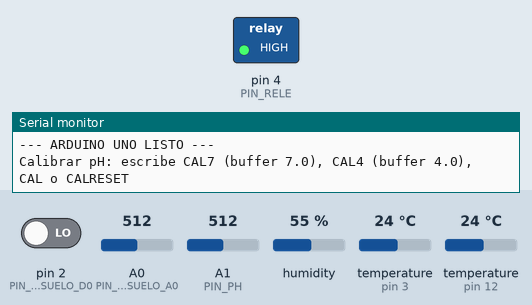
Bench run of a sketch on a simulated Arduino Uno, built with avr-gcc and run on an emulated ATmega328P. Shown: switched loads named in the sketch (green lamp = pin HIGH), the last lines printed to the serial monitor. The inputs (shaded band) are chosen by the test bench; at power-on: A0 (PIN_HUMSUELO_A0) = 512, pin 2 (PIN_HUMSUELO_D0) LOW, A1 (PIN_PH) = 512, humidity 55 %, temperature (sensors on pin 3, pin 12) 24 °C.

Above: at 1.2 s.
1.3 s: A0 (PIN_HUMSUELO_A0) set to 568
3.6 s: A0 (PIN_HUMSUELO_A0) set to 588
At 5.1 s:
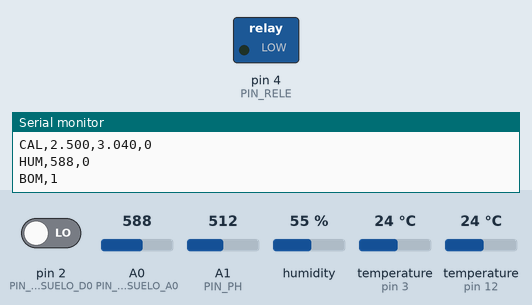
Timing chart, 0 to 21.5 s (numbered marks = the images above; inputs shaded):
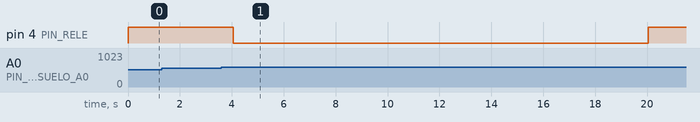

Measured:
- the behaviour switches between 580 and 581 on A0 (PIN_HUMSUELO_A0) (found by bisection; images 0 and 1)
- after the input at 3.6 s, pin 4 (PIN_RELE): HIGH → LOW after 0.45 s, → HIGH 16.0 s later

The sketch:

codigo_arduinouno.ino
```cpp
#include <SoftwareSerial.h>
#include <DHT.h>  // Librería "DHT sensor library" de Adafruit (+ "Adafruit Unified Sensor")
#include <OneWire.h> //Librería "Sensor de Temperatura DS18B20"
#include <DallasTemperature.h>
#include <EEPROM.h>  // guarda la calibración del pH para que sobreviva a reinicios


// Comunicación con el ESP32
// RX = Pin 10 (Recibe desde TX2 del ESP32)
// TX = Pin 11 (Envía hacia el divisor de voltaje / RX2 del ESP32)
SoftwareSerial espSerial(10, 11);

// Sensor de humedad suelo LM393
#define PIN_HUMSUELO_A0 A0   // Salida analógica (A0 del módulo)
#define PIN_HUMSUELO_D0 2    // Salida digital (D0 del módulo)


// Riego: relé en D4 que enciende la minibomba de agua.
// Histéresis: enciende bajo HUM_MIN y apaga al llegar a HUM_MAX (rango objetivo 70-80 %).
#define PIN_RELE 4
const bool RELE_ACTIVO_BAJO = true;   // true = el relé enciende con LOW (lo común en módulos de 1 canal); false = con HIGH
const int HUM_MIN = 70;               // % por debajo del cual se riega
const int HUM_MAX = 80;               // % al que se deja de regar
// Mismos valores de calibración del LM393 que ADC_SECO / ADC_MOJADO del .env del servidor
const int ADC_SECO = 1000;
const int ADC_MOJADO = 400;
// Seguridad: la humedad tarda en subir tras el riego; se riega en pulsos para no encharcar
const unsigned long RIEGO_MAX_MS = 15000UL;    // máximo encendido seguido
const unsigned long RIEGO_PAUSA_MS = 60000UL;  // pausa obligatoria tras un pulso para que el agua se reparta
bool bombaEncendida = false;
unsigned long inicioRiego = 0;
unsigned long finRiego = 0;
bool hayPausa = false;

// Sensor DHT11: temperatura y humedad relativa del ambiente
#define PIN_DHT 3
DHT dht(PIN_DHT, DHT11);

//Sensor tierra Sensor de Temperatura DS18B20
#define ONE_WIRE_BUS 12      // Pin digital Sensor DS18B20 (con resistencia de 4.7k entre DATA y VCC)
OneWire oneWire(ONE_WIRE_BUS);
DallasTemperature sensorSuelo(&oneWire);

// Sensor de pH PH-4502C: salida analógica PO en A1.
// Ideal en el lombricultivo: pH 6.8 - 7.2 (neutro).
#define PIN_PH A1
const int MUESTRAS_PH = 20;          // promedio por lectura (20 x 10 ms)
const int MUESTRAS_PH_CAL = 50;      // promedio al guardar un punto de calibración

// Voltajes medidos en los buffers pH 7.0 y pH 4.0 (por defecto, hasta calibrar).
// Se guardan en EEPROM y se calibran por Monitor Serial (CAL7 / CAL4) o desde la web.
float voltaje_pH7 = 2.50;
float voltaje_pH4 = 3.04;
byte calibrados = 0;                 // bit0 = pH7 guardado, bit1 = pH4 guardado

struct CalibracionPH {
  uint16_t magia;
  float v7;
  float v4;
  byte flags;
};
const uint16_t MAGIA_EEPROM = 0xCA1B;

String bufferUsb = "";
String bufferEsp = "";

const unsigned long INTERVALO_ENVIO = 2000;  // ms entre lecturas
const int MUESTRAS = 10;                     // lecturas que se promedian

unsigned long ultimoEnvio = 0;

// --- Prueba de conexión PING/PONG (desactivada) ---
// unsigned long ultimoPing = 0;
// int contadorMensajes = 0;

// Promediamos varias muestras para eliminar el ruido eléctrico
int leerHumedadCruda() {
  long suma = 0;
  for (int i = 0; i < MUESTRAS; i++) {
    suma += analogRead(PIN_HUMSUELO_A0);
    delay(5);
  }
  return suma / MUESTRAS;
}

void ponerBomba(bool encender) {
  bombaEncendida = encender;
  digitalWrite(PIN_RELE, (encender != RELE_ACTIVO_BAJO) ? HIGH : LOW);
}

float humedadPorcentaje(int cruda) {
  float pct = (float)(ADC_SECO - cruda) / (ADC_SECO - ADC_MOJADO) * 100.0;
  return constrain(pct, 0.0, 100.0);
}

// Control con histéresis y pulsos limitados. Una lectura fuera de rango apaga la bomba.
void controlarRiego(int cruda) {
  unsigned long ahora = millis();
  if (cruda < 0 || cruda > 1023) {  // lectura inválida: por seguridad no se riega
    if (bombaEncendida) ponerBomba(false);
    return;
  }
  float pct = humedadPorcentaje(cruda);

  if (bombaEncendida) {
    if (pct >= HUM_MAX || ahora - inicioRiego >= RIEGO_MAX_MS) {
      ponerBomba(false);
      finRiego = ahora;
      hayPausa = true;
      Serial.println(pct >= HUM_MAX ? "BOMBA apagada: humedad recuperada"
                                    : "BOMBA apagada: tiempo máximo del pulso (pausa para que se reparta el agua)");
    }
  } else if (pct < HUM_MIN && (!hayPausa || ahora - finRiego >= RIEGO_PAUSA_MS)) {
    ponerBomba(true);
    inicioRiego = ahora;
    Serial.println("BOMBA encendida: humedad bajo el rango objetivo");
  }
}

float leerVoltajePH(int muestras) {
  long suma = 0;
  for (int i = 0; i < muestras; i++) {
    suma += analogRead(PIN_PH);
    delay(10);
  }
  return (suma / (float)muestras) * 5.0 / 1023.0;
}

// Recta pH = m*V + b que pasa por (voltaje_pH7, 7.0) y (voltaje_pH4, 4.0)
float voltajeAPH(float v) {
  float m = (7.0 - 4.0) / (voltaje_pH7 - voltaje_pH4);
  float ph = m * v + (7.0 - m * voltaje_pH7);
  return constrain(ph, 0.0, 14.0);
}

void cargarCalibracion() {
  CalibracionPH c;
  EEPROM.get(0, c);
  if (c.magia == MAGIA_EEPROM && c.v7 > 0 && c.v7 < 5 && c.v4 > 0 && c.v4 < 5) {
    voltaje_pH7 = c.v7;
    voltaje_pH4 = c.v4;
    calibrados = c.flags & 3;
  }
}

void guardarCalibracion() {
  CalibracionPH c = {MAGIA_EEPROM, voltaje_pH7, voltaje_pH4, calibrados};
  EEPROM.put(0, c);
}

// Formato: CAL,<voltaje_pH7>,<voltaje_pH4>,<flags 0-3>  (flags=3: ambos puntos calibrados)
void enviarCalibracion() {
  String cal = "CAL," + String(voltaje_pH7, 3) + "," + String(voltaje_pH4, 3) + "," + String(calibrados);
  espSerial.println(cal);
  Serial.println(cal);
}

// Comandos (por Monitor Serial o desde la web vía ESP32):
//   CAL7 = guarda el voltaje actual como pH 7.0 | CAL4 = lo guarda como pH 4.0
//   CALRESET = vuelve a los valores por defecto | CAL = muestra la calibración
void procesarComando(String cmd) {
  cmd.trim();
  cmd.toUpperCase();
  if (cmd == "CAL7" || cmd == "CAL4") {
    float v = leerVoltajePH(MUESTRAS_PH_CAL);
    bool es7 = (cmd == "CAL7");
    float otro = es7 ? voltaje_pH4 : voltaje_pH7;
    bool otroListo = es7 ? (calibrados & 2) : (calibrados & 1);
    if (v < 0.5 || v > 4.5) {
      Serial.println("CAL rechazada: voltaje fuera de 0.5-4.5 V (revisa el cableado)");
      return;
    }
    if (otroListo && fabs(v - otro) < 0.1) {
      Serial.println("CAL rechazada: los dos buffers dieron casi el mismo voltaje");
      return;
    }
    if (es7) { voltaje_pH7 = v; calibrados |= 1; } else { voltaje_pH4 = v; calibrados |= 2; }
    guardarCalibracion();
    Serial.print(es7 ? "pH 7.0 guardado: " : "pH 4.0 guardado: ");
    Serial.print(v, 3);
    Serial.println(" V");
    enviarCalibracion();
    String ack = es7 ? "ACK,7" : "ACK,4";
    espSerial.println(ack);
    Serial.println(ack);
  } else if (cmd == "CALRESET") {
    voltaje_pH7 = 2.50;
    voltaje_pH4 = 3.04;
    calibrados = 0;
    guardarCalibracion();
    Serial.println("Calibración restablecida a valores por defecto");
    enviarCalibracion();
  } else if (cmd == "CAL") {
    enviarCalibracion();
  }
}

// Acumula caracteres sin bloquear y procesa cada línea completa
void leerComandos(Stream& fuente, String& buffer) {
  while (fuente.available() > 0) {
    char c = fuente.read();
    if (c == 0x0A) {  // fin de línea
      procesarComando(buffer);
      buffer = "";
    } else if (c != 0x0D && buffer.length() < 20) {  // ignora el retorno de carro
      buffer += c;
    }
  }
}

void setup() {
  Serial.begin(9600); //Comunicación entre el PC y el Arduino UNO
  espSerial.begin(9600); //Comunicación entre el Arduino UNO y el ESP32
  pinMode(PIN_HUMSUELO_D0, INPUT);
  digitalWrite(PIN_RELE, RELE_ACTIVO_BAJO ? HIGH : LOW);  // nivel de apagado antes de configurar el pin (evita un pulso al arrancar)
  pinMode(PIN_RELE, OUTPUT);
  ponerBomba(false);
  dht.begin();

  // La conversión del DS18B20 tarda hasta 750 ms; se pide al final de cada ciclo
  // y se lee en el siguiente, así el loop no se queda esperando.
  sensorSuelo.begin();
  sensorSuelo.setWaitForConversion(false);
  sensorSuelo.requestTemperatures();

  pinMode(PIN_PH, INPUT);
  cargarCalibracion();

  Serial.println("--- ARDUINO UNO LISTO ---");
  Serial.println("Calibrar pH: escribe CAL7 (buffer 7.0), CAL4 (buffer 4.0), CAL o CALRESET");
}

void loop() {
  // Atiende comandos del Monitor Serial (USB) y de la web (vía ESP32)
  leerComandos(Serial, bufferUsb);
  leerComandos(espSerial, bufferEsp);

  if (millis() - ultimoEnvio >= INTERVALO_ENVIO) {
    ultimoEnvio = millis();

    int cruda = leerHumedadCruda();
    int digital = digitalRead(PIN_HUMSUELO_D0);
    controlarRiego(cruda);

    // Ambiente (DHT11). Se envía antes que HUM para que el servidor
    // los junte en la misma fila. Formato: AMB,<temp_C>,<humedad_relativa_%>
    float tempAmb = dht.readTemperature(); //5
    float humAmb = dht.readHumidity();
    if (!isnan(tempAmb) && !isnan(humAmb)) {
      String amb = "AMB," + String(tempAmb, 1) + "," + String(humAmb, 1);
      espSerial.println(amb);
      Serial.println(amb);
    } else {
      Serial.println("DHT11: error de lectura");  // no se envía al ESP32
    }

    // Temperatura del sustrato (DS18B20). Formato: SUE,<temp_C>
    // -127 = sensor desconectado; 85.0 = valor de arranque sin conversión válida.
    float tempSuelo = sensorSuelo.getTempCByIndex(0);
    sensorSuelo.requestTemperatures();  // la lectura queda lista para el próximo ciclo
    if (tempSuelo != DEVICE_DISCONNECTED_C && tempSuelo != 85.0) {
      String sue = "SUE," + String(tempSuelo, 1);
      espSerial.println(sue);
      Serial.println(sue);
    } else {
      Serial.println("DS18B20: error de lectura (revisa pin 12 y resistencia de 4.7k)");
    }

    // pH. Se envía antes que HUM para unirse a la misma fila.
    // Formato: PH,<pH>,<voltaje_V>
    float vPH = leerVoltajePH(MUESTRAS_PH);
    String ph = "PH," + String(voltajeAPH(vPH), 2) + "," + String(vPH, 3);
    espSerial.println(ph);
    Serial.println(ph);
    enviarCalibracion();

    // Formato: HUM,<valor_analogico_0-1023>,<estado_digital_0/1>
    String linea = "HUM," + String(cruda) + "," + String(digital);
    espSerial.println(linea);  // hacia el ESP32
    Serial.println(linea);     // también por USB (útil para depurar)
    // Estado de la bomba para la web. Formato: BOM,<0/1>  (se envía antes que HUM)
    String bom = "BOM," + String(bombaEncendida ? 1 : 0);
    espSerial.println(bom);
    Serial.println(bom);
  }

  // --- Prueba de conexión PING/PONG (desactivada) ---
  // if (millis() - ultimoPing >= 3000) {
  //   ultimoPing = millis();
  //   contadorMensajes++;
  //   espSerial.println("PING #" + String(contadorMensajes) + " desde Arduino");
  // }
  // while (espSerial.available() > 0) {
  //   String respuesta = espSerial.readStringUntil('\n');
  //   respuesta.trim();
  //   if (respuesta.length() > 0) {
  //     Serial.print("[ESP32 -> Arduino]: ");
  //     Serial.println(respuesta);
  //   }
  // }
}
```
